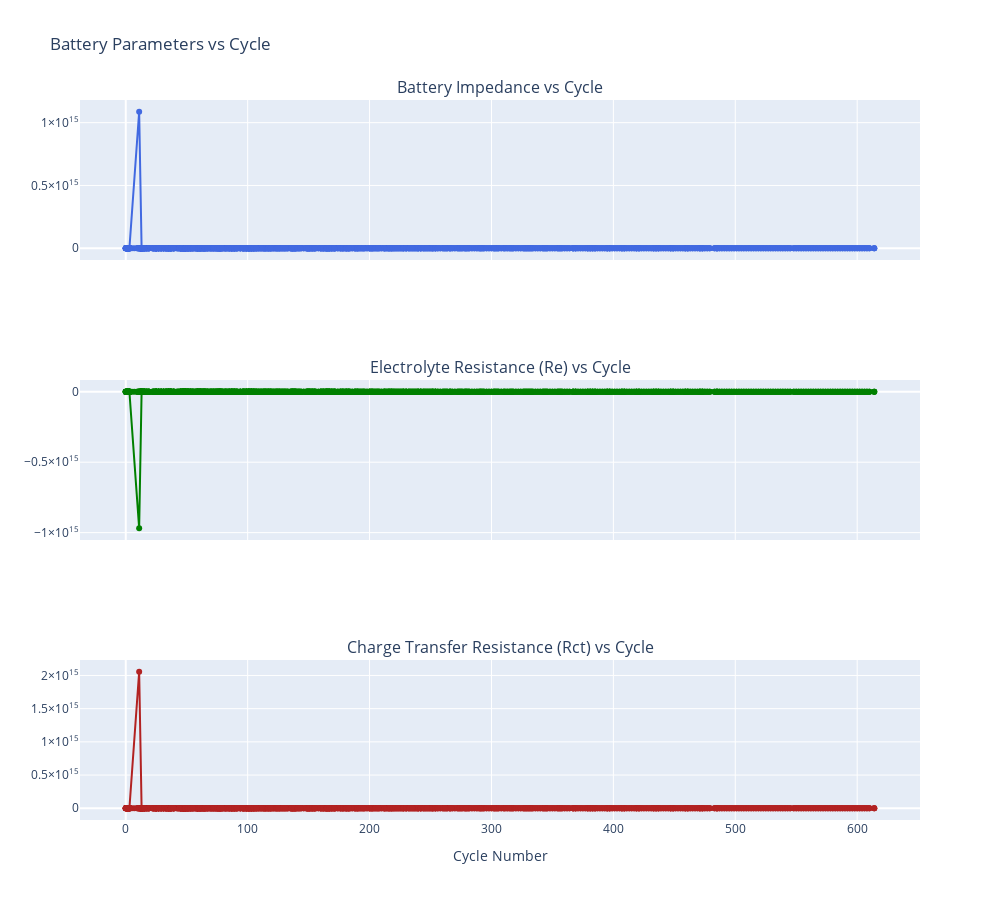

Write notebook code for a chart like this one.
### Code cell
import pandas as pd
import plotly.express as px
from plotly.subplots import make_subplots
import plotly.graph_objects as go
import os
# Step 1: Load and Preprocess Data

# Load dataset
file_path = r"C:\Users\pgang\.cache\kagglehub\datasets\patrickfleith\nasa-battery-dataset\versions\2"


base_path = f"{file_path}\\cleaned_dataset"
data_path = os.path.join(base_path, "data")
metadata_file = os.path.join(base_path, "metadata.csv")

data = pd.read_csv(metadata_file)

# Filter for relevant test type (impedance)
data_impedance = data[data['type'] == 'impedance'].copy()

# Convert `Re` and `Rct` to numeric (handling non-numeric values)
data_impedance['Re'] = pd.to_numeric(data_impedance['Re'], errors='coerce')
data_impedance['Rct'] = pd.to_numeric(data_impedance['Rct'], errors='coerce')

# Handle missing values with interpolation (linear method)
data_impedance['Re'] = data_impedance['Re'].interpolate(method='linear')
data_impedance['Rct'] = data_impedance['Rct'].interpolate(method='linear')

# Drop any remaining rows with NaN (optional after interpolation)
data_cleaned = data_impedance.dropna(subset=['Re', 'Rct']).copy()

# Introduce `Battery_impedance` as the sum of `Re` and `Rct`
data_cleaned['Battery_impedance'] = data_cleaned['Re'] + data_cleaned['Rct']

# Use `test_id` or `uid` as a proxy for cycle number
data_cleaned['cycle_number'] = data_cleaned['test_id']

# Step 2: Visualize Data

# Create a subplot figure for all metrics
fig = make_subplots(rows=3, cols=1, shared_xaxes=True,
                    subplot_titles=["Battery Impedance vs Cycle",
                                    "Electrolyte Resistance (Re) vs Cycle",
                                    "Charge Transfer Resistance (Rct) vs Cycle"])

# Add Battery Impedance plot
fig.add_trace(go.Scatter(x=data_cleaned['cycle_number'], y=data_cleaned['Battery_impedance'],
                         mode='lines+markers', name="Battery Impedance",
                         line=dict(color='royalblue')), row=1, col=1)

# Add Re (Electrolyte Resistance) plot
fig.add_trace(go.Scatter(x=data_cleaned['cycle_number'], y=data_cleaned['Re'],
                         mode='lines+markers', name="Electrolyte Resistance (Re)",
                         line=dict(color='green')), row=2, col=1)

# Add Rct (Charge Transfer Resistance) plot
fig.add_trace(go.Scatter(x=data_cleaned['cycle_number'], y=data_cleaned['Rct'],
                         mode='lines+markers', name="Charge Transfer Resistance (Rct)",
                         line=dict(color='firebrick')), row=3, col=1)

# Update layout for clarity
fig.update_layout(height=900, width=1000, title_text="Battery Parameters vs Cycle",
                  xaxis3=dict(title="Cycle Number"),
                  showlegend=False)

# Show the figure
fig.show()

### Figure 1 — Plotly figure (JSON) as saved in the notebook; plotly's stock layout.template omitted (floating-point values rounded to 4 significant figures; data arrays with more than 128 entries replaced by an {"elided": "..."} marker saying what was removed)
{"data": [{"line": {"color": "royalblue"}, "mode": "lines+markers", "name": "Battery Impedance", "type": "scatter", "x": {"elided": "1956 int values"}, "xaxis": "x", "y": {"elided": "1956 float values"}, "yaxis": "y"}, {"line": {"color": "green"}, "mode": "lines+markers", "name": "Electrolyte Resistance (Re)", "type": "scatter", "x": {"elided": "1956 int values"}, "xaxis": "x2", "y": {"elided": "1956 float values"}, "yaxis": "y2"}, {"line": {"color": "firebrick"}, "mode": "lines+markers", "name": "Charge Transfer Resistance (Rct)", "type": "scatter", "x": {"elided": "1956 int values"}, "xaxis": "x3", "y": {"elided": "1956 float values"}, "yaxis": "y3"}], "layout": {"annotations": [{"font": {"size": 16}, "showarrow": false, "text": "Battery Impedance vs Cycle", "x": 0.5, "xanchor": "center", "xref": "paper", "y": 1, "yanchor": "bottom", "yref": "paper"}, {"font": {"size": 16}, "showarrow": false, "text": "Electrolyte Resistance (Re) vs Cycle", "x": 0.5, "xanchor": "center", "xref": "paper", "y": 0.6111, "yanchor": "bottom", "yref": "paper"}, {"font": {"size": 16}, "showarrow": false, "text": "Charge Transfer Resistance (Rct) vs Cycle", "x": 0.5, "xanchor": "center", "xref": "paper", "y": 0.2222, "yanchor": "bottom", "yref": "paper"}], "height": 900, "showlegend": false, "title": {"text": "Battery Parameters vs Cycle"}, "width": 1000, "xaxis": {"anchor": "y", "domain": [0, 1], "matches": "x3", "showticklabels": false}, "xaxis2": {"anchor": "y2", "domain": [0, 1], "matches": "x3", "showticklabels": false}, "xaxis3": {"anchor": "y3", "domain": [0, 1], "title": {"text": "Cycle Number"}}, "yaxis": {"anchor": "x", "domain": [0.7778, 1]}, "yaxis2": {"anchor": "x2", "domain": [0.3889, 0.6111]}, "yaxis3": {"anchor": "x3", "domain": [0, 0.2222]}}}
